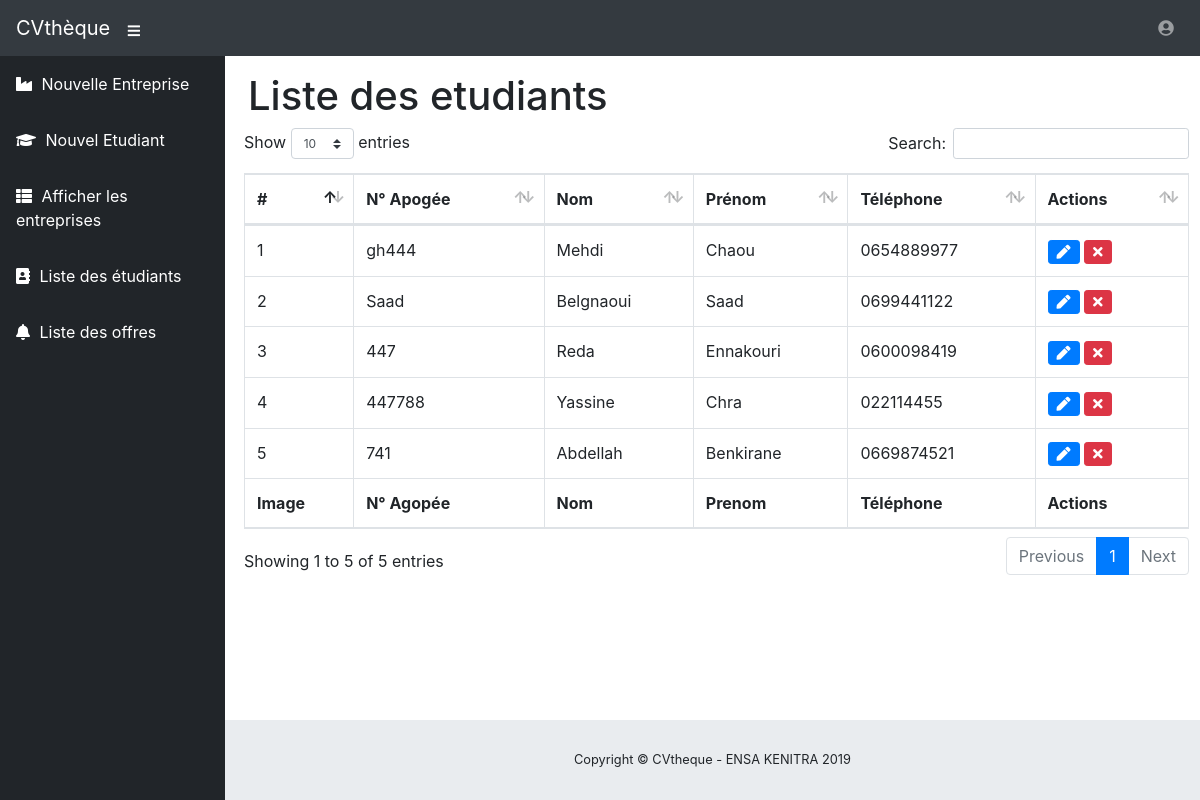
The page /admin/listerEtudiants.php (signed in) on the database as committed earlier.
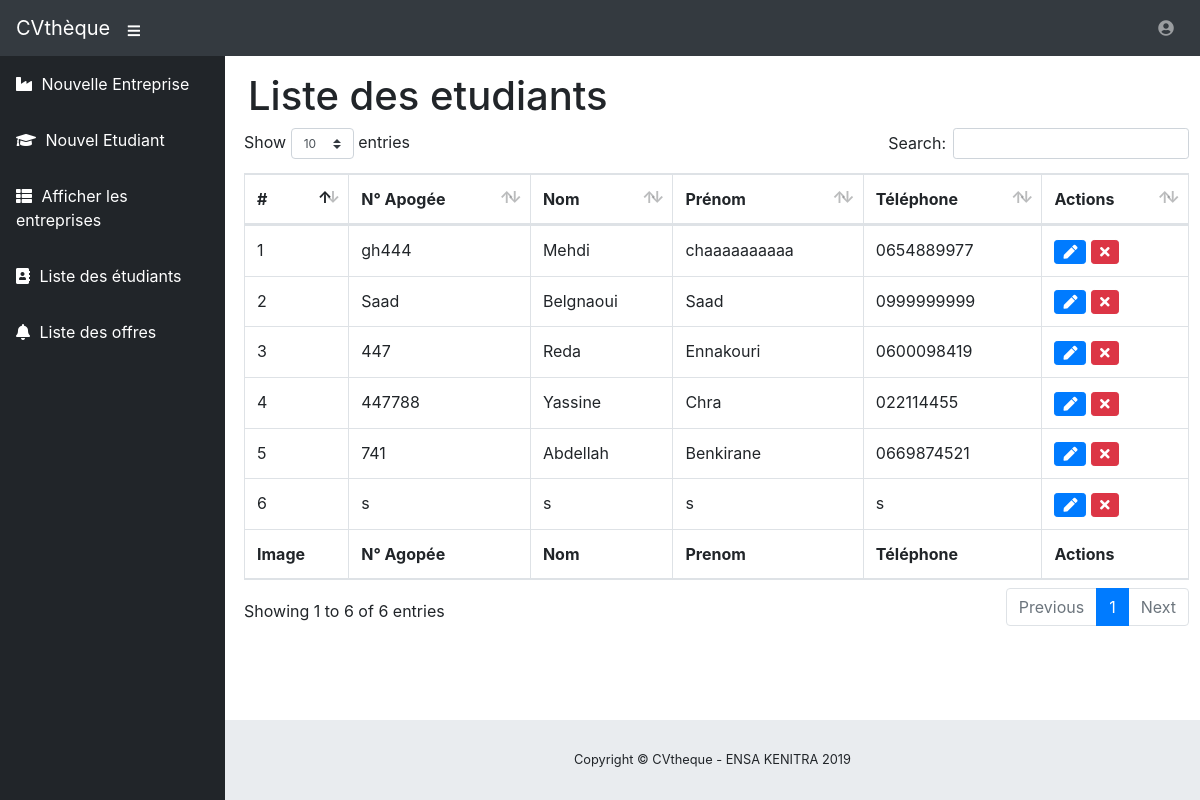
The same page on the database as committed later.
### tables this page shows
CREATE TABLE `etudiants` (
  `id` int(11) NOT NULL,
  `numero_apogee` varchar(255) NOT NULL,
  `nom` varchar(60) NOT NULL,
  `prenom` varchar(60) NOT NULL,
  `phone` varchar(30) NOT NULL,
  `email` varchar(255) NOT NULL,
  `description` varchar(255) NOT NULL,
  `image` varchar(255) DEFAULT NULL,
  `video` varchar(255) DEFAULT NULL
);

### sources/lib.php (called while the page is built, shortened)
<?php
function listerEtudiants($conn){
  $selectEtudiants = $conn->query("SELECT * FROM etudiants;");
  if($selectEtudiants){
    return $selectEtudiants;
  }
}
 ?>

### admin/listerEtudiants.php (the view, shortened to what this page needs)
  <?php
  require '../config/dbConnection.php';
  require '../sources/lib.php';
  $etudiants = listerEtudiants($conn);
   ?>
<!DOCTYPE html>
<html lang="en">
<head>
  <?php require('../includes/styles.php'); ?>
</head>
<body id="page-top">
  <?php   require('../includes/topnav.php'); ?>
  <div id="wrapper">
    <?php   require('../includes/sidenav.php'); ?>
    <div id="content-wrapper">
      <div id="container-fluid">
        <div class="col-12 ml-2">
          <h1 class="">Liste des etudiants</h1>
        </div>
        <?php   require('../includes/footer.php'); ?>
        <div class="col-12  ml-1">
          <table class="table table-bordered dataTable" id="dataTable" width="100%" cellspacing="0" role="grid" aria-describedby="dataTable_info" >
            <thead>
              <tr role="row">
                <th class="sorting_asc" tabindex="0" aria-controls="dataTable" rowspan="1" colspan="1" aria-sort="ascending" aria-label="Name: activate to sort column descending">#</th>
                <th class="sorting" tabindex="0" aria-controls="dataTable" rowspan="1" colspan="1" aria-label="Position: activate to sort column ascending">N° Apogée</th>
                <th class="sorting" tabindex="0" aria-controls="dataTable" rowspan="1" colspan="1" aria-label="Office: activate to sort column ascending">Nom</th>
                <th class="sorting" tabindex="0" aria-controls="dataTable" rowspan="1" colspan="1" aria-label="Age: activate to sort column ascending">Prénom</th>
                <th class="sorting" tabindex="0" aria-controls="dataTable" rowspan="1" colspan="1" aria-label="Start date: activate to sort column ascending">Téléphone</th>
                <th class="sorting" tabindex="0" aria-controls="dataTable" rowspan="1" colspan="1" aria-label="Start date: activate to sort column ascending">Actions</th>
              </tr>
            </thead>
                  <tfoot>
                    <tr>
                      <th rowspan="1" colspan="1">Image</th>
                      <th rowspan="1" colspan="1">N° Agopée</th>
                      <th rowspan="1" colspan="1">Nom</th>
                      <th rowspan="1" colspan="1">Prenom</th>
                      <th rowspan="1" colspan="1">Téléphone</th>
                      <th rowspan="1" colspan="1">Actions</th>
                    </tr>                  </tfoot>
                  <tbody>
                  <?php while($o = $etudiants->fetch()){ ?>
                    <tr role="row" class="odd">
                      <td class="sorting_1"><?= $o['id'] ?></td>
                      <td><?= $o['numero_apogee'] ?></td>
                      <td><?= $o['nom'] ?></td>
                      <td><?= $o['prenom'] ?></td>
                      <td><?= $o['phone'] ?></td>
                      <td>
                        <a class="btn btn-sm btn-primary fa fa-pen" href="modifierEtudiant.php?idEtudiant=<?= $o['id'] ?>"></a>
                        <a class="btn btn-sm btn-danger fa fa-times" href=""></a>
                      </td>
                    </tr>
                  <?php } ?>
                  </tbody>
                </table>
        </div>
      </div>
    </div>
  </div>
</body>
</html>

Rows that differ between the two databases and show on the page:
changed etudiants "gh444": prenom "Chaou" → "chaaaaaaaaaa"
changed etudiants "Saad": phone "0699441122" → "0999999999"
added etudiants: id "6", numero_apogee "s", nom "s", prenom "s", phone "s"
Other text that changed with them:
text written by a page script: "Show entries Search: Showing 1 to 5 of 5 entries Previous 1 Next" → "Show entries Search: Showing 1 to 6 of 6 entries Previous 1 Next"
